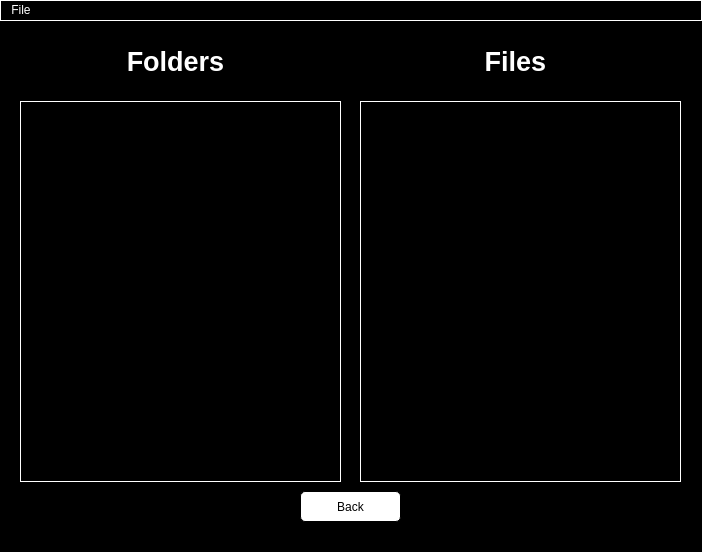
<?xml version="1.0" encoding="UTF-8"?>
<ui version="4.0">
 <class>MainWindow</class>
 <widget class="QMainWindow" name="MainWindow">
  <property name="geometry">
   <rect>
    <x>0</x>
    <y>0</y>
    <width>702</width>
    <height>552</height>
   </rect>
  </property>
  <property name="windowTitle">
   <string>Secure Shell Interface</string>
  </property>
  <property name="styleSheet">
   <string notr="true">QPushButton {
	border: 1px solid;
	border-radius: 5px;
	padding: 10px 20px;
	background-color: white;
}
QLabel{
	font-weight: bold;
	color: white;
}
QPushButton:hover {
	background-color: grey;
}
QLineEdit{
	border: 1px solid;
	border-radius: 5px;
	padding: 5px 10px;
	background-color: white;
}
QLineEdit:hover{
	background-color: grey;
}
QMenuBar{
	color: white;
	border: 1px solid white;
}
QMenu{
	color: white;
	border: 1px solid white;
}
QScrollArea {
	border: 1px solid white;
}
* {
	background-color: black;
}</string>
  </property>
  <widget class="QWidget" name="centralwidget">
   <widget class="QScrollArea" name="folder_area">
    <property name="geometry">
     <rect>
      <x>20</x>
      <y>80</y>
      <width>321</width>
      <height>381</height>
     </rect>
    </property>
    <property name="widgetResizable">
     <bool>true</bool>
    </property>
    <widget class="QWidget" name="scrollAreaWidgetContents">
     <property name="geometry">
      <rect>
       <x>0</x>
       <y>0</y>
       <width>319</width>
       <height>379</height>
      </rect>
     </property>
    </widget>
   </widget>
   <widget class="QScrollArea" name="file_area">
    <property name="geometry">
     <rect>
      <x>360</x>
      <y>80</y>
      <width>321</width>
      <height>381</height>
     </rect>
    </property>
    <property name="widgetResizable">
     <bool>true</bool>
    </property>
    <widget class="QWidget" name="scrollAreaWidgetContents_2">
     <property name="geometry">
      <rect>
       <x>0</x>
       <y>0</y>
       <width>319</width>
       <height>379</height>
      </rect>
     </property>
    </widget>
   </widget>
   <widget class="QLabel" name="folders_label">
    <property name="geometry">
     <rect>
      <x>100</x>
      <y>20</y>
      <width>151</width>
      <height>41</height>
     </rect>
    </property>
    <property name="font">
     <font>
      <pointsize>20</pointsize>
      <weight>75</weight>
      <bold>true</bold>
     </font>
    </property>
    <property name="text">
     <string>Folders</string>
    </property>
    <property name="alignment">
     <set>Qt::AlignCenter</set>
    </property>
   </widget>
   <widget class="QLabel" name="files_label">
    <property name="geometry">
     <rect>
      <x>440</x>
      <y>20</y>
      <width>151</width>
      <height>41</height>
     </rect>
    </property>
    <property name="font">
     <font>
      <pointsize>20</pointsize>
      <weight>75</weight>
      <bold>true</bold>
     </font>
    </property>
    <property name="text">
     <string>Files</string>
    </property>
    <property name="alignment">
     <set>Qt::AlignCenter</set>
    </property>
   </widget>
   <widget class="QPushButton" name="back_button">
    <property name="geometry">
     <rect>
      <x>300</x>
      <y>470</y>
      <width>101</width>
      <height>31</height>
     </rect>
    </property>
    <property name="text">
     <string>Back</string>
    </property>
   </widget>
  </widget>
  <widget class="QMenuBar" name="menubar">
   <property name="geometry">
    <rect>
     <x>0</x>
     <y>0</y>
     <width>702</width>
     <height>23</height>
    </rect>
   </property>
   <widget class="QMenu" name="menuFile">
    <property name="title">
     <string>File</string>
    </property>
    <addaction name="actionDisconnect"/>
   </widget>
   <addaction name="menuFile"/>
  </widget>
  <widget class="QStatusBar" name="statusbar"/>
  <action name="actionSave_Connection">
   <property name="text">
    <string>Save Connection</string>
   </property>
  </action>
  <action name="actionDisconnect">
   <property name="text">
    <string>Disconnect</string>
   </property>
  </action>
  <action name="actionCommand_Prompt">
   <property name="text">
    <string>Command Prompt</string>
   </property>
  </action>
  <action name="actionAdd_File">
   <property name="text">
    <string>Add File</string>
   </property>
  </action>
 </widget>
 <resources/>
 <connections/>
</ui>
